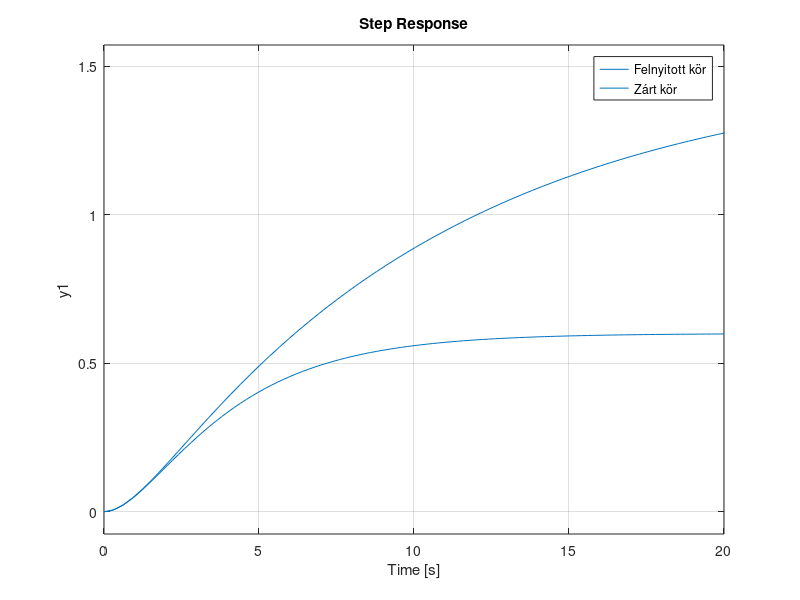

Recreate this plot in MATLAB. (Note: this script raises an error after producing the figure.)
clear all
close all
clc

% szakasz atviteli fv
Wp = tf(1, conv([1,1],[10,1]))

% p szabalyzo atviteli fv
Wc = 1.5 % tf(1.5, 1)

% felnyitott kor atviteli fv
Wo = Wc * Wp

% zart kor atviteli fv
Wry = feedback(Wo, 1, -1)

%ugrasvalaszok
figure()
step(Wo)
hold on
%figure()
step(Wry)
legend('Felnyitott kör', 'Zárt kör')

%zart kor stepinfo
info = stepinfo(Wry)
T2 = info.SettlingTime
tulloves = info.Overshoot
elsoMaxIdo = info.PeakTime

%maximalis beavatkozo jel 
% - a referencia jel(r) es a beavatkozo jel (u) kozotti atviteli fv
Wru = feedback(Wc, Wp, -1)
figure()
step(Wru)
% -stepinfo peak
infoWru = stepinfo(Wru)
maxBeavatkozoJel = infoWru.Peak